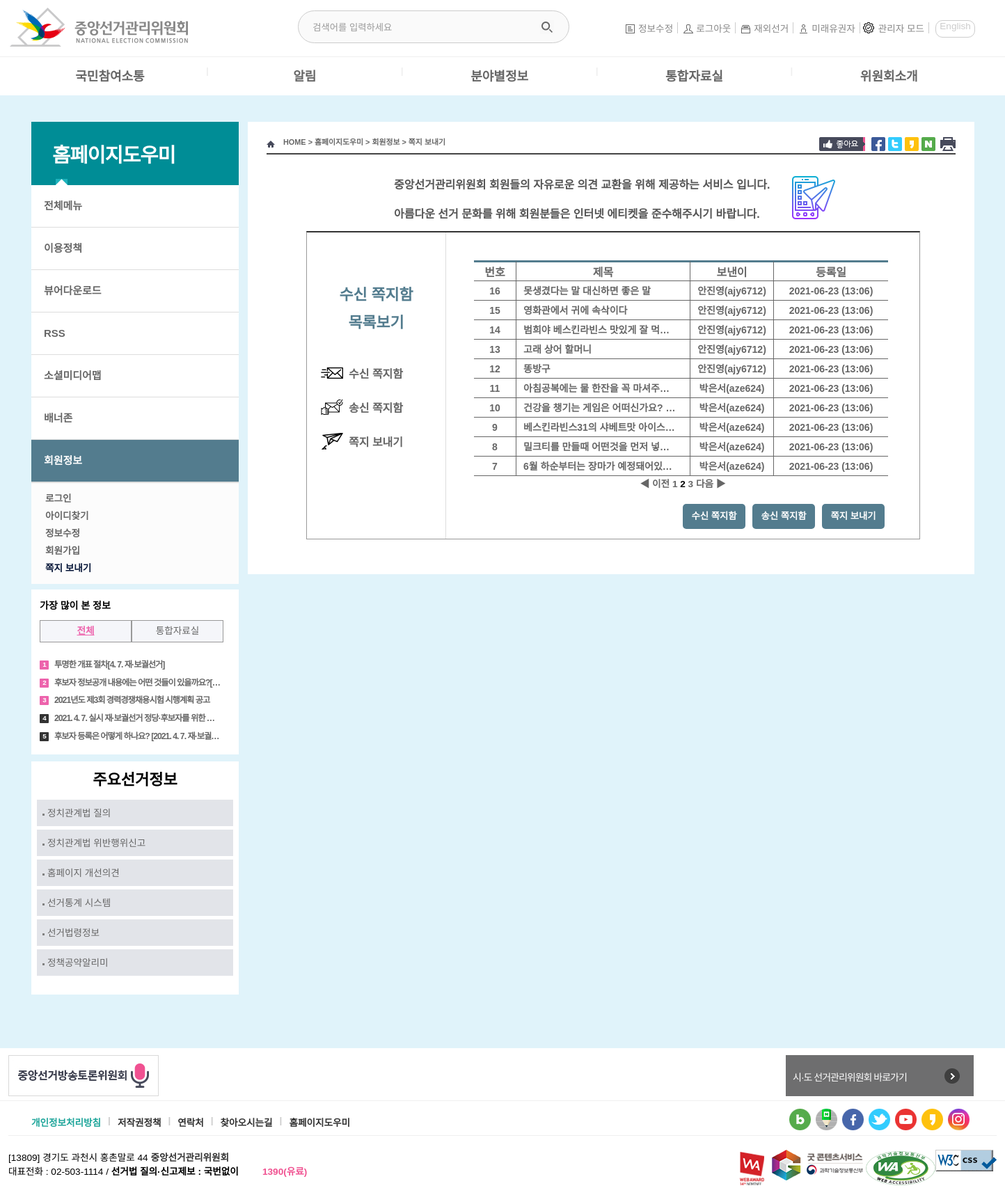
The page /sub10/message_box.php?mode=rv&page=2 (signed in) on the database its author committed.
### tables this page shows
CREATE TABLE `message` (
  `num` int(11) NOT NULL,
  `send_id` char(20) NOT NULL,
  `rv_id` char(20) NOT NULL,
  `subject` char(200) NOT NULL,
  `content` text NOT NULL,
  `regist_day` char(20) DEFAULT NULL
);

CREATE TABLE `members` (
  `num` int(11) NOT NULL,
  `id` char(15) NOT NULL,
  `pass` char(15) NOT NULL,
  `name` char(10) NOT NULL,
  `email` char(80) DEFAULT NULL,
  `regist_day` char(20) DEFAULT NULL,
  `level` int(11) DEFAULT NULL,
  `point` int(11) DEFAULT NULL
);

### sub10/message_box.php (the view, shortened to what this page needs)
<!DOCTYPE html>
<html lang="ko">
<head>
	<link rel="stylesheet" href="css/common_style.css"/>
	<link rel="stylesheet" href="css/sub10.css"/>
	<link rel="stylesheet" href="css/common_style2.css"/>
</head>
<body>
	<header>
		<?php include "header.php";?>
	</header>
	<section>
		<div id="wrapper">
		<div id="container">
			<div class="asidewrap">
				<div class="aside1">
					<div class="aside1_subj">홈페이지도우미</div>
						<div class="sidewrap">
							<div class="sidemenu">
								<span class="title">전체메뉴</span>
							</div>
							<div class="sidemenu">
								<span class="title">이용정책</span>
							</div>
							<div class="sidemenu">
								<span class="title">뷰어다운로드</span>
							</div>
							<div class="sidemenu">
								<span class="title">RSS</span>
							</div>
							<div class="sidemenu">
								<span class="title">소셜미디어맵</span>
							</div>
							<div class="sidemenu">
								<span class="title">배너존</span>
							</div>
							<div class="sidemenu">
								<span class="title">회원정보</span>
									<div class="subsidemenu">
										<ul class="sidecontent cf">
											<li><a href="#">로그인</a></li>
											<li><a href="#">아이디찾기</a></li>
											<li><a href="#">정보수정</a></li>
											<li><a href="#">회원가입</a></li>
											<li><a href="message_box.php">쪽지 보내기</a></li>
										</ul>
									</div>
							</div>
					</div>
				</div>
				<div class="aside2">
						<h3>가장 많이 본 정보</h3>
						<div class="tab_wrap">
							<div class="tab">
								<ul class="tabs">
									<li><a href="#panelS-1" class="active">전체</a></li>
									<li><a href="#panelS-2">통합자료실</a></li>
								</ul>
							</div>
							<div id="panelS-1" class="tab_content panel">
								<ul class="cf">
									<li class="content cf">
										<a href="#">
										<span class="bullet_num_pink">1</span>
										투명한 개표 절차[4. 7. 재·보궐선거]
										</a>
									</li>
									<li class="content cf">
										<a href="#">
										<span class="bullet_num_pink">2</span>
										후보자 정보공개 내용에는 어떤 것들이 있을까요?[재보궐선거]
										</a>
									</li>
									<li class="content cf">
										<a href="#">
										<span class="bullet_num_pink">3</span>
											2021년도 제3회 경력경쟁채용시험 시행계획 공고
										</a>
									</li>
									<li class="content cf">
										<a href="#">
										<span class="bullet_num">4</span>
											2021. 4. 7. 실시 재·보궐선거 정당·후보자를 위한 선거사무안내
										</a>
									</li>
									<li class="content cf">
										<a href="#">
										<span class="bullet_num">5</span>
											후보자 등록은 어떻게 하나요? [2021. 4. 7. 재·보궐선거]
										</a>
									</li>
								</ul>
							</div>
						</div>
					</div>
				<div class="aside3">
					<h3>주요선거정보</h3>
					<ul>
						<li><a href="#">정치관계법 질의</a></li>
						<li><a href="#">정치관계법 위반행위신고</a></li>
						<li><a href="#">홈페이지 개선의견</a></li>
						<li><a href="#">선거통계 시스템</a></li>
						<li><a href="#">선거법령정보</a></li>
						<li><a href="#">정책공약알리미</a></li>
					</ul>
				</div>
			</div>
			<div class="article1">
				<div class="menulog">
					<span class="homeicon"></span>
					<span class="location">HOME > 홈페이지도우미 > 회원정보 > 쪽지 보내기 </span>
					<span class="print_btn"></span>
					<span class="sns_n"></span>
					<span class="sns_k"></span>
					<span class="sns_t"></span>
					<span class="sns_f"></span>
					<span class="like_btn"></span>
				</div>
			<div class="message_info">
			<p>중앙선거관리위원회 회원들의 자유로운 의견 교환을 위해 제공하는 서비스 입니다.<br><br>
			아름다운 선거 문화를 위해 회원분들은 인터넷 에티켓을 준수해주시기 바랍니다.</p>
			<div class="message_img">
				<img src="images/messenger.png">
			</div>
		</div>
		<div class="message_box">
			<div class="message_menu_wrap">
	    <h3 id="write_title2">
<?php
 		if (isset($_GET["page"]))
			$page = $_GET["page"];
		else
			$page = 1;
		$mode = $_GET["mode"];
		if ($mode=="send")
			echo "송신 쪽지함 <br> 목록보기";
		else
			echo "수신 쪽지함 <br> 목록보기";
?>
		</h3>
		<ul class="top_buttons">
			<li class="mail_snd"><span><a href="message_box.php?mode=rv">수신 쪽지함</a></span></li>
			<li class="mail_rcv"><span><a href="message_box.php?mode=send">송신 쪽지함</a></span></li>
			<li class="plane"><span><a href="message_form.php">쪽지 보내기</a></span></li>
		</ul>
		  </div>
		<div class="sndrcv_message">
		<ul id="message_box">
			<li>
				<span class="mb_col1">번호</span>
				<span class="mb_col2">제목</span>
				<span class="mb_col3">
<?php
					if ($mode=="send")
						echo "받은이";
					else
						echo "보낸이";
?>
				</span>
				<span class="mb_col4">등록일</span>
			</li>
<?php
	$con = mysqli_connect("localhost", DBuser, DBpass, DBname);
	if ($mode=="send")
		$sql = "select * from message where send_id='$userid' order by num desc";
	else
		$sql = "select * from message where rv_id='$userid' order by num desc";
	$result = mysqli_query($con, $sql);
	$total_record = mysqli_num_rows($result);
	$scale = 10;
	if ($total_record % $scale == 0)
		$total_page = floor($total_record/$scale);
	else
		$total_page = floor($total_record/$scale) + 1;
	$start = ($page - 1) * $scale;
	$number = $total_record - $start;
   for ($i=$start; $i<$start+$scale && $i < $total_record; $i++)
   {
      mysqli_data_seek($result, $i);
      $row = mysqli_fetch_array($result);
      $num    = $row["num"];
      $subject     = $row["subject"];
      $regist_day  = $row["regist_day"];
      if ($mode=="send")
	  		$msg_id = $row["rv_id"];
      else
	  		$msg_id = $row["send_id"];
      $result2 = mysqli_query($con, "select name from members where id='$msg_id'");
      $record = mysqli_fetch_array($result2);
      $msg_name     = $record["name"];
?>
			<li>
				<span class="sb_col1"><?=$number?></span>
				<span class="sb_col2"><a href="message_view.php?mode=<?=$mode?>&num=<?=$num?>"><?=$subject?></a></span>
				<span class="sb_col3"><?=$msg_name?>(<?=$msg_id?>)</span>
				<span class="sb_col4"><?=$regist_day?></span>
			</li>
<?php
	   $number--;
   }
?>
		</ul>
		<ul id="page_num">
<?php
	if ($total_page>=2 && $page >= 2)
	{
		$new_page = $page-1;
		echo "<li><a href='message_box.php?mode=$mode&page=$new_page'>◀ 이전</a> </li>";
	}
	else
		echo "<li>&nbsp;</li>";
   	for ($i=1; $i<=$total_page; $i++)
   	{
			if ($page == $i)
			{
				echo "<li><b> $i </b></li>";
			}
			else
			{
				echo "<li> <a href='message_box.php?mode=$mode&page=$i'> $i </a> <li>";
			}
   	}
   	if ($total_page>=2 && $page != $total_page)
   	{
			$new_page = $page+1;
			echo "<li> <a href='message_box.php?mode=$mode&page=$new_page'>다음 ▶</a> </li>";
		}
		else
			echo "<li>&nbsp;</li>";
?>
		</ul>
		<ul class="box_buttons">
			<li><button onclick="location.href='message_box.php?mode=rv'">수신 쪽지함</button></li>
			<li><button onclick="location.href='message_box.php?mode=send'">송신 쪽지함</button></li>
			<li><button onclick="location.href='message_form.php'">쪽지 보내기</button></li>
		</ul>
		</div>
	</div>
	</section>
	<footer>
		<?php include "footer.php";?>
	</footer>
</body>
</html>

### sub10/css/common_style.css (style rules this page uses)
* { margin: 0; padding: 0; }
ul, li { list-style: none; }
body { font-family: '맑은 고딕', '돋움',"malgun gothic","나눔고딕","Nanum Gothic","AppleGothic","dotum", sans-serif; font-weight: bold; font-size: 0.85em; }
img { border: 0; }
.cf:after { content: ''; display: block; clear: both; }
#wrapper { width: 1420px; margin: 0 auto; }

### rows shown on the page
message: subject "못생겼다는 말 대신하면 좋은 말", members.name "안진영", send "ajy6712", regist_day "2021-06-23 (13:06)"
message: subject "영화관에서 귀에 속삭이다", members.name "안진영", send "ajy6712", regist_day "2021-06-23 (13:06)"
message: subject "범희야 베스킨라빈스 맛있게 잘 먹…", members.name "안진영", send "ajy6712", regist_day "2021-06-23 (13:06)"
message: subject "고래 상어 할머니", members.name "안진영", send "ajy6712", regist_day "2021-06-23 (13:06)"
message: subject "똥방구", members.name "안진영", send "ajy6712", regist_day "2021-06-23 (13:06)"
message: subject "아침공복에는 물 한잔을 꼭 마셔주…", members.name "박은서", send "aze624", regist_day "2021-06-23 (13:06)"
message: subject "건강을 챙기는 게임은 어떠신가요?…", members.name "박은서", send "aze624", regist_day "2021-06-23 (13:06)"
message: subject "베스킨라빈스31의 샤베트맛 아이스…", members.name "박은서", send "aze624", regist_day "2021-06-23 (13:06)"
message: subject "밀크티를 만들때 어떤것을 먼저 넣…", members.name "박은서", send "aze624", regist_day "2021-06-23 (13:06)"
message: subject "6월 하순부터는 장마가 예정돼어있…", members.name "박은서", send "aze624", regist_day "2021-06-23 (13:06)"
